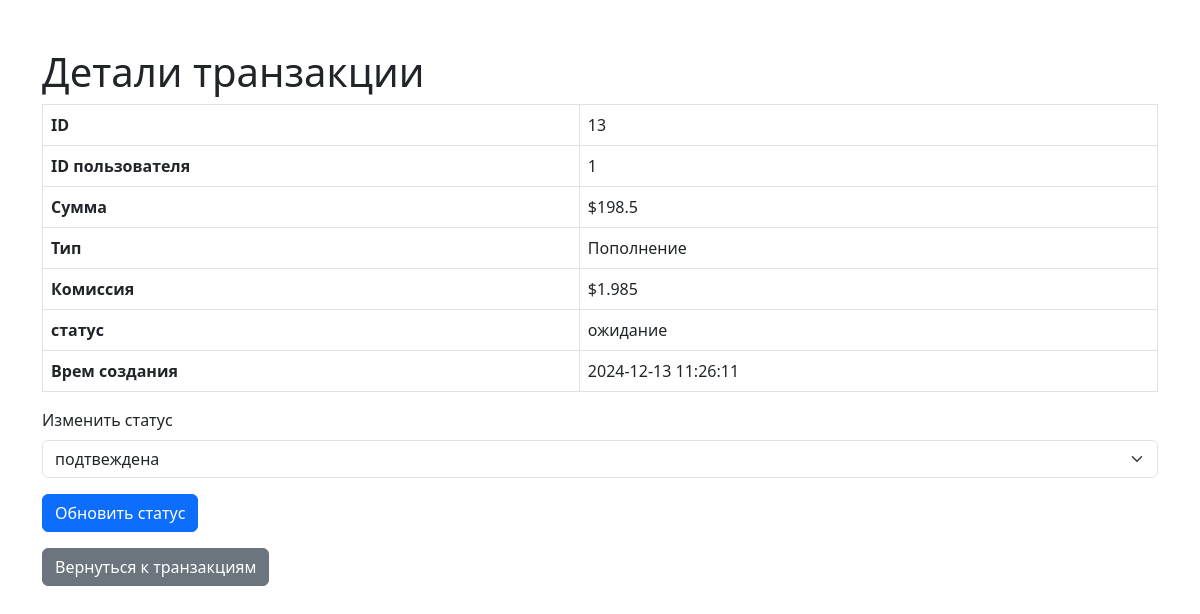
Before: /admin/transactions/13 (signed in) with the older database file.
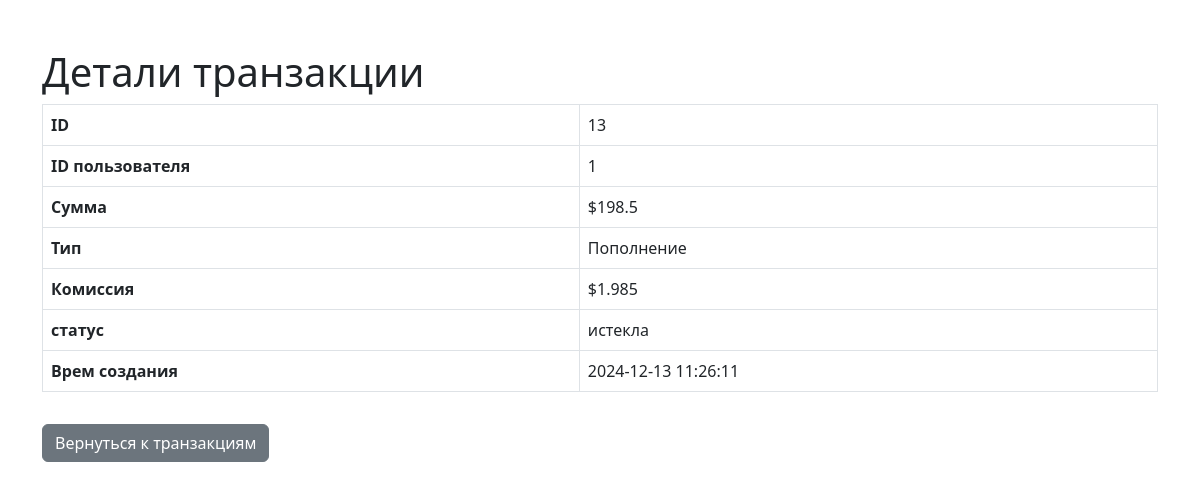
After: the same page with the newer database file.
### app.py (models this page shows, shortened)
class Transaction(db.Model):
    id = db.Column(db.Integer, primary_key=True)
    amount = db.Column(db.Float, nullable=False)
    commission = db.Column(db.Float, nullable=False)
    status = db.Column(db.String(20), nullable=False, default='ожидание')
    created_at = db.Column(db.DateTime, nullable=False, server_default=db.func.now())
    type_transaction_id = db.Column(db.Integer, db.ForeignKey('type_transaction.id'), nullable=False)
    type_transaction = db.relationship('TypeTransaction', backref=db.backref('transactions', lazy=True))
    user_id = db.Column(db.Integer, db.ForeignKey('user.id'), nullable=False)
    user = db.relationship('User', backref=db.backref('transactions', lazy=True))

### app.py (the view, shortened to what this page needs)
@app.route('/admin/transactions/<int:transaction_id>', methods=['GET', 'POST'])
def transaction_detail(transaction_id):
    if session.get('role') != 'admin':
        if session.get('role') != 'user':
            return redirect(url_for('login'))
    form = TransactionForm()
    transaction = Transaction.query.get_or_404(transaction_id)
    return render_template('transaction_detail.html', transaction=transaction, form=form)

### app.py
class TransactionForm(FlaskForm):
    submit = SubmitField('Register')

### templates/transaction_detail.html (shortened to what this page needs)
<!DOCTYPE html>
<html lang="ru">
<head>
    <link rel="stylesheet" href="https://cdn.jsdelivr.net/npm/bootstrap@5.3.0/dist/css/bootstrap.min.css">
</head>
<body>
    <div class="container mt-5">
        <h1>Детали транзакции</h1>
        <table class="table table-bordered">
            <tr>
                <th>ID</th>
                <td>{{ transaction.id }}</td>
            </tr>
            <tr>
                <th>ID пользователя</th>
                <td>{{ transaction.user_id }}</td>
            </tr>
            <tr>
                <th>Сумма</th>
                <td>${{ transaction.amount }}</td>
            </tr>
            <tr>
                <th>Тип</th>
                <td>{{ transaction.type_transaction.title }}</td>
            </tr>
            <tr>
                <th>Комиссия</th>
                <td>${{ transaction.commission }}</td>
            </tr>
            <tr>
                <th>статус</th>
                <td>{{ transaction.status }}</td>
            </tr>
            <tr>
                <th>Врем создания</th>
                <td>{{ transaction.created_at }}</td>
            </tr>
        </table>
        {% if transaction.status == "ожидание" %}
        <form method="POST" action="/admin/transactions/{{ transaction.id }}">
            <div class="mb-3">
                <label for="status" class="form-label">Изменить статус</label>
                <select id="status" name="status" class="form-select">
                    <option value="подтвеждена" {% if transaction.status == 'подтвеждена' %}selected{% endif %}>подтвеждена</option>
                </select>
            </div>
            <button type="submit" class="btn btn-primary">Обновить статус</button>
        </form>
        {% endif %}
        <a href="/admin/transactions" class="btn btn-secondary mt-3">Вернуться к транзакциям</a>
    </div>
</body>
</html>

Changed rows visible on the page:
changed Transaction id 13: status "ожидание" → "истекла"
Other visible differences:
form field status: "подтвеждена" → (not shown)
text no longer shown: "Изменить статус Обновить статус"
